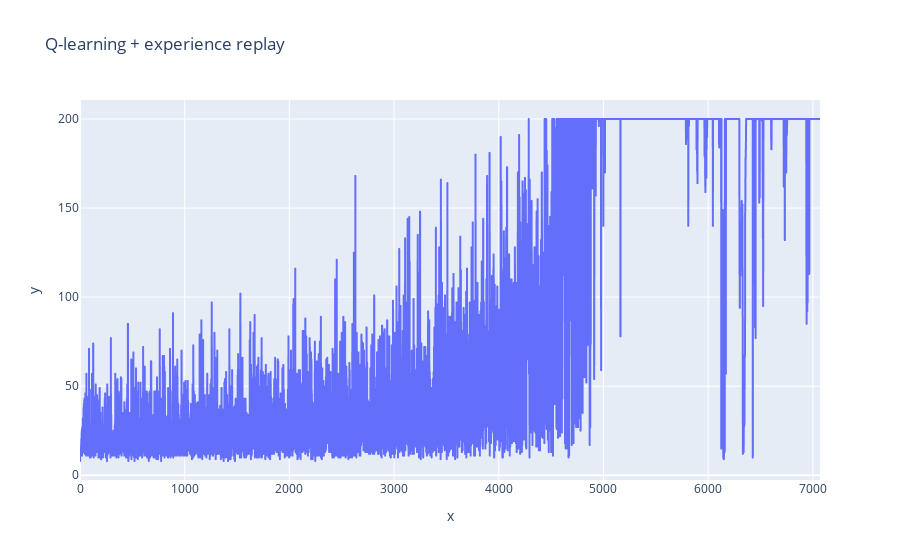

Source (notebook cell):
### Code cell
ple.line(x=range(len(rewards)), y=rewards, title="Q-learning + experience replay")

### Figure 1 — Plotly figure (JSON) as saved in the notebook; plotly's stock layout.template omitted (floating-point values rounded to 4 significant figures; data arrays with more than 128 entries replaced by an {"elided": "..."} marker saying what was removed)
{"data": [{"hoverlabel": {"namelength": 0}, "hovertemplate": "x=%{x}<br>y=%{y}", "legendgroup": "", "line": {"color": "#636efa", "dash": "solid"}, "mode": "lines", "name": "", "showlegend": false, "type": "scattergl", "x": {"elided": "7069 int values"}, "xaxis": "x", "y": {"elided": "7069 int values"}, "yaxis": "y"}], "layout": {"legend": {"tracegroupgap": 0}, "title": {"text": "Q-learning + experience replay"}, "xaxis": {"anchor": "y", "domain": [0, 1], "title": {"text": "x"}}, "yaxis": {"anchor": "x", "domain": [0, 1], "title": {"text": "y"}}}}
